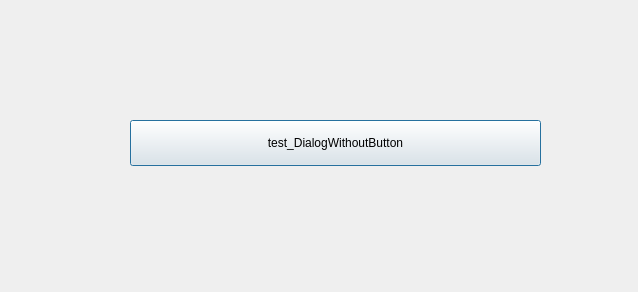
<?xml version="1.0" encoding="UTF-8"?>
<ui version="4.0">
 <class>Dialog1</class>
 <widget class="QDialog" name="Dialog1">
  <property name="geometry">
   <rect>
    <x>0</x>
    <y>0</y>
    <width>638</width>
    <height>292</height>
   </rect>
  </property>
  <property name="windowTitle">
   <string>Dialog</string>
  </property>
  <widget class="QPushButton" name="pushButton">
   <property name="geometry">
    <rect>
     <x>130</x>
     <y>120</y>
     <width>411</width>
     <height>46</height>
    </rect>
   </property>
   <property name="text">
    <string>test_DialogWithoutButton</string>
   </property>
  </widget>
 </widget>
 <resources/>
 <connections/>
</ui>
